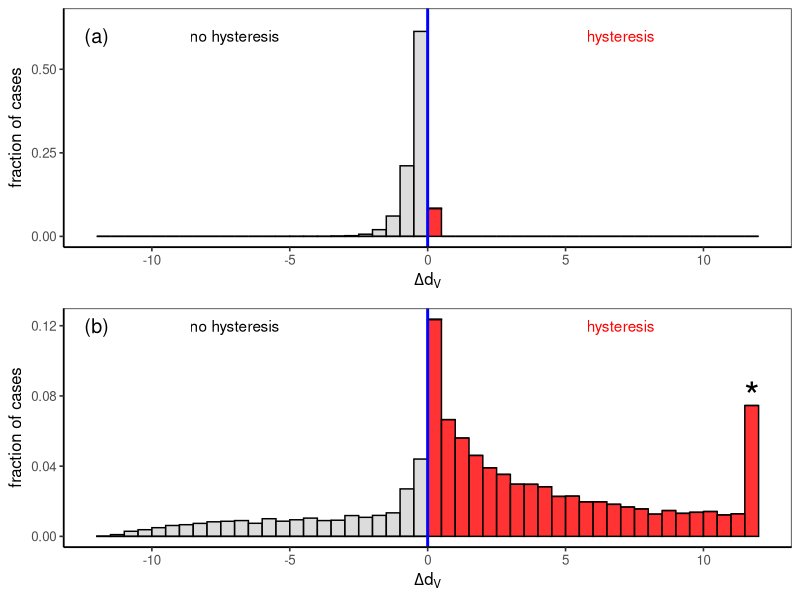

Write R code to recreate this figure.
library(ggplot2)
require(ggpubr)

mod1<-read.table("mod1_all.csv",header=T,sep=",")
mod1_v2<-read.table("mod1_v2_all.csv",header=T,sep=",")

mod1<-rbind(mod1,mod1_v2)

mod1$hyst_diffeqm<-ifelse(((mod1$critC_diffeqm<900)&(mod1$critM_diffeqm<900)),1,0)
mod1$hyst_diffeqm<-ifelse((mod1$critC_diffeqm<mod1$critM_diffeqm)&(mod1$hyst_diffeqm==1),1,0)
mod1$hyst_unstable<-ifelse(((mod1$critC_unstable<900)&(mod1$critM_unstable<900)),1,0)
mod1$hyst_Cmax<-ifelse((mod1$critC_Cmax < mod1$critM_Cmax),1,0)

mod1$delta_dV_unstable<-ifelse(mod1$hyst_unstable==1,mod1$critM_unstable-mod1$critC_unstable,999)
mod1$delta_dV_diffeqm<-ifelse(mod1$hyst_diffeqm==1,mod1$critM_diffeqm-mod1$critC_diffeqm,999)
mod1$delta_dV_Cmax<-mod1$critM_Cmax - mod1$critC_Cmax

mod1$new_hyst<-mod1$hyst_diffeqm
mod1$new_delta_dV<-ifelse(mod1$new_hyst==1,mod1$delta_dV_diffeqm,mod1$delta_dV_Cmax)

#to calculate fraction of cases with hystersis:
sum(mod1$new_hyst)/nrow(mod1)
#to calculate maximum delta_dV
max(mod1$new_delta_dV)

#to calculate fraction of cases with abrupt phase shifts:
abrupt<-mod1[mod1$new_delta_dV<0.5,]
abrupt<-abrupt[abrupt$new_delta_dV> -0.5,]
nrow(abrupt)/nrow(mod1)


################
mod2<-read.table("mod2_all.csv",header=T,sep=",")
mod2_v2<-read.table("mod2_v2_all.csv",header=T,sep=",")

mod2<-rbind(mod2,mod2_v2)

mod2$hyst_diffeqm<-ifelse(((mod2$critC_diffeqm<900)&(mod2$critM_diffeqm<900)),1,0)
mod2$hyst_diffeqm<-ifelse((mod2$critC_diffeqm<mod2$critM_diffeqm)&(mod2$hyst_diffeqm==1),1,0)
mod2$hyst_unstable<-ifelse(((mod2$critC_unstable<900)&(mod2$critM_unstable<900)),1,0)
mod2$hyst_Cmax<-ifelse((mod2$critC_Cmax < mod2$critM_Cmax),1,0)

mod2$delta_dV_unstable<-ifelse(mod2$hyst_unstable==1,mod2$critM_unstable-mod2$critC_unstable,999)
mod2$delta_dV_diffeqm<-ifelse(mod2$hyst_diffeqm==1,mod2$critM_diffeqm-mod2$critC_diffeqm,999)
mod2$delta_dV_Cmax<-mod2$critM_Cmax - mod2$critC_Cmax

mod2$new_hyst<-mod2$hyst_diffeqm
mod2$new_delta_dV<-ifelse(mod2$new_hyst==1,mod2$delta_dV_diffeqm,mod2$delta_dV_Cmax)


#to calculate fraction of cases with hystersis:
sum(mod2$new_hyst)/nrow(mod2)
#to calculate maximum delta_dV
max(mod1$new_delta_dV)

#to calculate fraction of cases with abrupt phase shifts:
abrupt<-mod1[mod1$new_delta_dV<0.5,]
abrupt<-abrupt[abrupt$new_delta_dV> -0.5,]
nrow(abrupt)/nrow(mod1)





####################

#install.packages("ggpubr")


tiff(file = "Fig2.tiff", width = 1800, height = 1800, units = "px", res = 300)
par(mfrow=c(2,1))
par(mar=c(5.1,4.5,2.5,2.1))
fig2a<-ggplot(data=mod1, aes(x=new_delta_dV, fill=as.factor(new_hyst))) +
  geom_histogram(aes(y=..count../sum(..count..)),
  				 breaks=seq(-12, 12, by = 0.5), 
                 col="black", 
                 alpha = .8) + 
  labs(x=expression(Delta*d["V"]), y="fraction of cases") + 
  xlim(c(-12,12)) +
  coord_cartesian(ylim=c(0, 0.65)) + 
    scale_y_continuous(breaks=seq(0, 0.65, 0.25))+
  scale_fill_manual(values=c("lightgray", "red"))+
  geom_vline(aes(xintercept=0),
             color="blue", linetype="solid", size=1)+
  theme_bw(base_size = 12, base_family = "Helvetica") + theme(panel.grid.major = element_blank(), panel.grid.minor = element_blank(), axis.line = element_line(color = "black")) + theme(legend.position="none")+
  annotate("text", x = 7, y = 0.6, label = "hysteresis",color="red") +
  annotate("text", x = -7, y = 0.6, label = "no hysteresis",color="black") +
  annotate("text", x = -12, y = 0.6, label = "(a)",size = 5, color="black")




fig2b<-ggplot(data=mod2, aes(x=new_delta_dV, fill=as.factor(new_hyst))) +
  geom_histogram(aes(y=..count../sum(..count..)),
  				 breaks=seq(-12, 12, by = 0.5), 
col="black",
alpha = .8) +
labs(x=expression(Delta*d["V"]), y="fraction of cases") +
xlim(c(-12,12)) +
scale_fill_manual(values=c("lightgray", "red"))+
geom_vline(aes(xintercept=0),
color="blue", linetype="solid", size=1)+
theme_bw(base_size = 12, base_family = "Helvetica") + theme(panel.grid.major = element_blank(), panel.grid.minor = element_blank(), axis.line = element_line(color = "black")) + theme(legend.position="none")+
annotate("text", x = 7, y = 0.12, label = "hysteresis",color="red") +
annotate("text", x = -7, y = 0.12, label = "no hysteresis",color="black") +
annotate("text", x = 11.75, y = 0.08, label = "*",size = 10, color="black") +
annotate("text", x = -12, y = 0.12, label = "(b)",size = 5, color="black")

ggarrange(fig2a,fig2b, 
          ncol = 1, nrow = 2)

dev.off()


